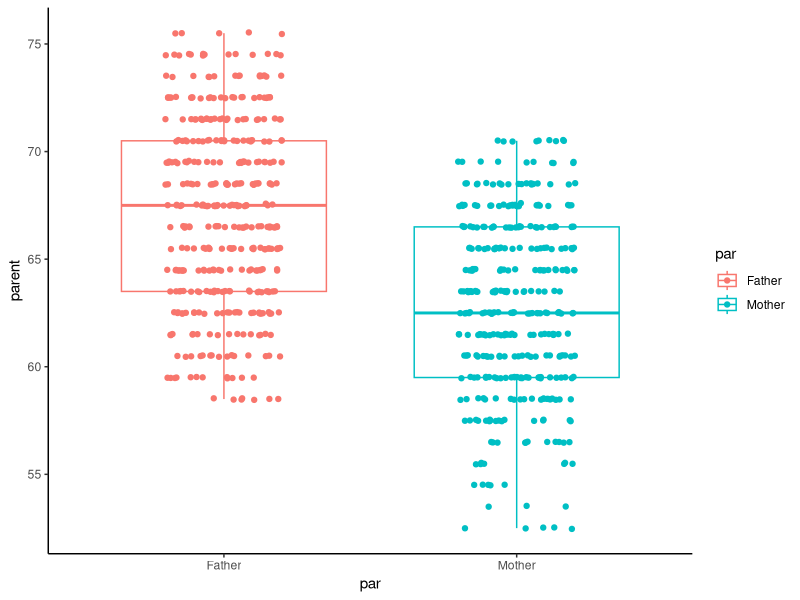
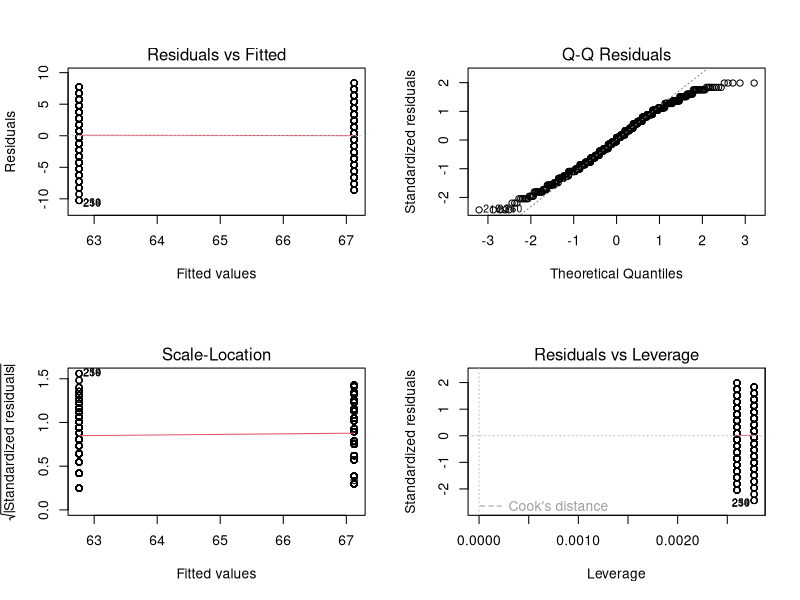

Write R code to recreate these figures, in order. (Note: this script raises an error after producing the figures.)
## ---- chunk 1
knitr::opts_chunk$set(echo = TRUE)
library(ggplot2)
library(ggpubr)
library(knitr)

library(tidyverse)
library(dplyr)
library(reshape2)
library(ggpubr)
library(rstatix)
## ---- chunk 2
MYPEARSON<-read.csv("PearsonLeeSimple.csv",stringsAsFactors = TRUE)

summary(MYPEARSON)
Pearson_child_parent<-lm(parent~par,data=MYPEARSON)
summary(Pearson_child_parent)

## ---- chunk 3


ggboxplot(MYPEARSON, x="par", y = "parent",color="par",  add = "jitter")+
    theme_classic()
## ---- chunk 4
anova_one_way <- aov(parent~par, data = MYPEARSON)
summary(anova_one_way)
par(mfrow = c(2, 2))
plot(anova_one_way)
## ---- chunk 5
TukeyHSD(anova_one_way)
## ---- chunk 6
T_test <- t.test(parent~par, data = MYPEARSON,paired = FALSE)
T_test
## ---- chunk 7


ggboxplot(MYPEARSON, x="chl", y = "child",color="chl",  add = "jitter")+
    theme_classic()
## ---- chunk 8
anova_one_way <- aov(child~chl, data = MYPEARSON)
summary(anova_one_way)
par(mfrow = c(2, 2))
plot(anova_one_way)
## ---- chunk 9
TukeyHSD(anova_one_way)
## ---- chunk 10
T_test <- t.test(child~chl, data = MYPEARSON,paired = FALSE)
T_test
## ---- chunk 11
Parent<-MYPEARSON[,c(3,5)]
Child<-MYPEARSON[,c(2,6)]
colnames(Parent)[1] <- "Height"
colnames(Child)[1] <- "Height"
colnames(Parent)[2] <- "Type"
colnames(Child)[2] <- "Type"
Stacked_MYPEARSON<-rbind(Child,Parent)

Stacked_MYPEARSON$Type<-as.factor(Stacked_MYPEARSON$Type)
summary(Stacked_MYPEARSON)
anova_one_way <- aov(Height~Type, data = Stacked_MYPEARSON)
summary(anova_one_way)
(TukeyHSD(anova_one_way))
attach(Stacked_MYPEARSON)
(pairwise.t.test(Height, Type, p.adjust.method = "bonf"))
ggboxplot(Stacked_MYPEARSON, x="Type", y = "Height",color="Type",  add = "jitter")+
    theme_classic()
par(mfrow = c(2, 2))
plot(anova_one_way)

## ---- chunk 12

res.aov <- Stacked_MYPEARSON %>% anova_test(Height~Type)
res.aov
pwc <- Stacked_MYPEARSON %>% tukey_hsd(Height~Type)
kable(pwc)

pwc <- pwc %>% add_xy_position(x = "Type")
ggboxplot(Stacked_MYPEARSON, x = "Type", y = "Height") +
  stat_pvalue_manual(pwc, hide.ns = TRUE) +
  labs(
    subtitle = get_test_label(res.aov, detailed = TRUE),
    caption = get_pwc_label(pwc)
    )


pwc3 <- Stacked_MYPEARSON %>% 
  pairwise_t_test(
    Height~Type, pool.sd = FALSE,
    p.adjust.method = "fdr"
    )
kable(pwc3)
#
pwc3 <- pwc3 %>% add_xy_position(x = "Type")
ggboxplot(Stacked_MYPEARSON, x = "Type", y = "Height",color="Type",  add = "jitter") +
  stat_pvalue_manual(pwc3, hide.ns = TRUE) +
  labs(
    subtitle = get_test_label(res.aov, detailed = TRUE),
    caption = get_pwc_label(pwc3)
    )

#plot(pwc)
